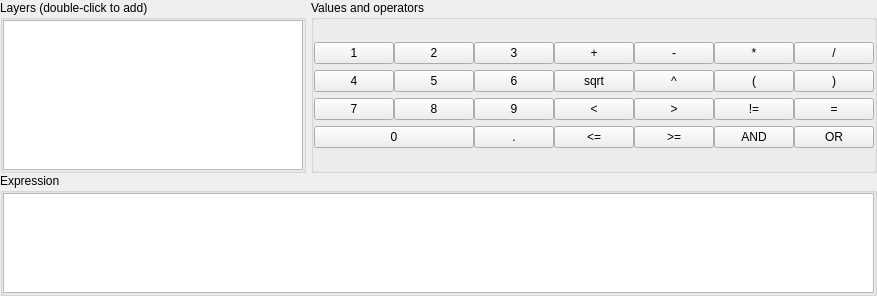
<?xml version="1.0" encoding="UTF-8"?>
<ui version="4.0">
 <class>Form</class>
 <widget class="QWidget" name="Form">
  <property name="geometry">
   <rect>
    <x>0</x>
    <y>0</y>
    <width>644</width>
    <height>296</height>
   </rect>
  </property>
  <property name="windowTitle">
   <string>Form</string>
  </property>
  <layout class="QVBoxLayout" name="verticalLayout_3">
   <property name="spacing">
    <number>0</number>
   </property>
   <property name="margin">
    <number>0</number>
   </property>
   <item>
    <layout class="QHBoxLayout" name="horizontalLayout_2">
     <property name="spacing">
      <number>5</number>
     </property>
     <item>
      <widget class="QGroupBox" name="verticalGroupBox">
       <property name="title">
        <string>Layers (double-click to add)</string>
       </property>
       <layout class="QVBoxLayout" name="verticalLayout">
        <property name="spacing">
         <number>0</number>
        </property>
        <property name="margin">
         <number>0</number>
        </property>
        <item>
         <widget class="QListWidget" name="listWidget">
          <property name="minimumSize">
           <size>
            <width>300</width>
            <height>150</height>
           </size>
          </property>
         </widget>
        </item>
       </layout>
      </widget>
     </item>
     <item>
      <spacer name="horizontalSpacer_4">
       <property name="orientation">
        <enum>Qt::Horizontal</enum>
       </property>
       <property name="sizeHint" stdset="0">
        <size>
         <width>40</width>
         <height>20</height>
        </size>
       </property>
      </spacer>
     </item>
     <item>
      <widget class="QGroupBox" name="buttonsGroupBox">
       <property name="title">
        <string>Values and operators</string>
       </property>
       <layout class="QGridLayout" name="gridLayout">
        <property name="horizontalSpacing">
         <number>0</number>
        </property>
        <property name="verticalSpacing">
         <number>-1</number>
        </property>
        <property name="margin">
         <number>0</number>
        </property>
        <item row="2" column="9">
         <spacer name="horizontalSpacer_2">
          <property name="orientation">
           <enum>Qt::Horizontal</enum>
          </property>
          <property name="sizeHint" stdset="0">
           <size>
            <width>40</width>
            <height>20</height>
           </size>
          </property>
         </spacer>
        </item>
        <item row="4" column="1">
         <widget class="QPushButton" name="button7">
          <property name="text">
           <string>7</string>
          </property>
         </widget>
        </item>
        <item row="2" column="1">
         <widget class="QPushButton" name="button4">
          <property name="text">
           <string>4</string>
          </property>
         </widget>
        </item>
        <item row="1" column="2">
         <widget class="QPushButton" name="button2">
          <property name="text">
           <string>2</string>
          </property>
         </widget>
        </item>
        <item row="2" column="7">
         <widget class="QPushButton" name="mOpenBracketPushButton">
          <property name="text">
           <string>(</string>
          </property>
         </widget>
        </item>
        <item row="2" column="0">
         <spacer name="horizontalSpacer">
          <property name="orientation">
           <enum>Qt::Horizontal</enum>
          </property>
          <property name="sizeHint" stdset="0">
           <size>
            <width>40</width>
            <height>20</height>
           </size>
          </property>
         </spacer>
        </item>
        <item row="1" column="1">
         <widget class="QPushButton" name="button1">
          <property name="text">
           <string>1</string>
          </property>
         </widget>
        </item>
        <item row="2" column="2">
         <widget class="QPushButton" name="button5">
          <property name="text">
           <string>5</string>
          </property>
         </widget>
        </item>
        <item row="4" column="2">
         <widget class="QPushButton" name="button8">
          <property name="text">
           <string>8</string>
          </property>
         </widget>
        </item>
        <item row="2" column="4">
         <widget class="QPushButton" name="mSqrtButton">
          <property name="text">
           <string>sqrt</string>
          </property>
         </widget>
        </item>
        <item row="2" column="8">
         <widget class="QPushButton" name="mCloseBracketPushButton">
          <property name="text">
           <string>)</string>
          </property>
         </widget>
        </item>
        <item row="1" column="3">
         <widget class="QPushButton" name="button3">
          <property name="text">
           <string>3</string>
          </property>
         </widget>
        </item>
        <item row="2" column="6">
         <widget class="QPushButton" name="mExpButton">
          <property name="text">
           <string>^</string>
          </property>
         </widget>
        </item>
        <item row="1" column="6">
         <widget class="QPushButton" name="mMinusPushButton">
          <property name="text">
           <string>-</string>
          </property>
         </widget>
        </item>
        <item row="1" column="8">
         <widget class="QPushButton" name="mDividePushButton">
          <property name="text">
           <string>/</string>
          </property>
         </widget>
        </item>
        <item row="5" column="1" colspan="2">
         <widget class="QPushButton" name="button0">
          <property name="text">
           <string>0</string>
          </property>
         </widget>
        </item>
        <item row="4" column="6">
         <widget class="QPushButton" name="mGreaterButton">
          <property name="text">
           <string>&gt;</string>
          </property>
         </widget>
        </item>
        <item row="0" column="2">
         <spacer name="verticalSpacer_2">
          <property name="orientation">
           <enum>Qt::Vertical</enum>
          </property>
          <property name="sizeHint" stdset="0">
           <size>
            <width>20</width>
            <height>40</height>
           </size>
          </property>
         </spacer>
        </item>
        <item row="1" column="7">
         <widget class="QPushButton" name="mMultiplyPushButton">
          <property name="text">
           <string>*</string>
          </property>
         </widget>
        </item>
        <item row="5" column="7">
         <widget class="QPushButton" name="mAndButton">
          <property name="text">
           <string>AND</string>
          </property>
         </widget>
        </item>
        <item row="5" column="4">
         <widget class="QPushButton" name="mLesserEqualButton">
          <property name="text">
           <string>&lt;=</string>
          </property>
         </widget>
        </item>
        <item row="4" column="4">
         <widget class="QPushButton" name="mLessButton">
          <property name="text">
           <string>&lt;</string>
          </property>
         </widget>
        </item>
        <item row="5" column="6">
         <widget class="QPushButton" name="mGreaterEqualButton">
          <property name="text">
           <string>&gt;=</string>
          </property>
         </widget>
        </item>
        <item row="2" column="5">
         <spacer name="horizontalSpacer_3">
          <property name="orientation">
           <enum>Qt::Horizontal</enum>
          </property>
          <property name="sizeHint" stdset="0">
           <size>
            <width>40</width>
            <height>20</height>
           </size>
          </property>
         </spacer>
        </item>
        <item row="5" column="8">
         <widget class="QPushButton" name="mOrButton">
          <property name="text">
           <string>OR</string>
          </property>
         </widget>
        </item>
        <item row="4" column="8">
         <widget class="QPushButton" name="mEqualButton">
          <property name="text">
           <string>=</string>
          </property>
         </widget>
        </item>
        <item row="2" column="3">
         <widget class="QPushButton" name="button6">
          <property name="text">
           <string>6</string>
          </property>
         </widget>
        </item>
        <item row="5" column="3">
         <widget class="QPushButton" name="buttonDot">
          <property name="text">
           <string>.</string>
          </property>
         </widget>
        </item>
        <item row="4" column="7">
         <widget class="QPushButton" name="mNotEqualButton">
          <property name="text">
           <string>!=</string>
          </property>
         </widget>
        </item>
        <item row="1" column="4">
         <widget class="QPushButton" name="mPlusPushButton">
          <property name="text">
           <string>+</string>
          </property>
         </widget>
        </item>
        <item row="4" column="3">
         <widget class="QPushButton" name="button9">
          <property name="text">
           <string>9</string>
          </property>
         </widget>
        </item>
        <item row="6" column="1">
         <spacer name="verticalSpacer">
          <property name="orientation">
           <enum>Qt::Vertical</enum>
          </property>
          <property name="sizeHint" stdset="0">
           <size>
            <width>20</width>
            <height>40</height>
           </size>
          </property>
         </spacer>
        </item>
       </layout>
      </widget>
     </item>
    </layout>
   </item>
   <item>
    <widget class="QGroupBox" name="groupBox">
     <property name="title">
      <string>Expression</string>
     </property>
     <layout class="QVBoxLayout" name="verticalLayout_2">
      <property name="margin">
       <number>0</number>
      </property>
      <item>
       <widget class="QPlainTextEdit" name="text">
        <property name="sizePolicy">
         <sizepolicy hsizetype="MinimumExpanding" vsizetype="Expanding">
          <horstretch>0</horstretch>
          <verstretch>0</verstretch>
         </sizepolicy>
        </property>
        <property name="minimumSize">
         <size>
          <width>0</width>
          <height>100</height>
         </size>
        </property>
       </widget>
      </item>
     </layout>
    </widget>
   </item>
  </layout>
 </widget>
 <resources/>
 <connections/>
</ui>
